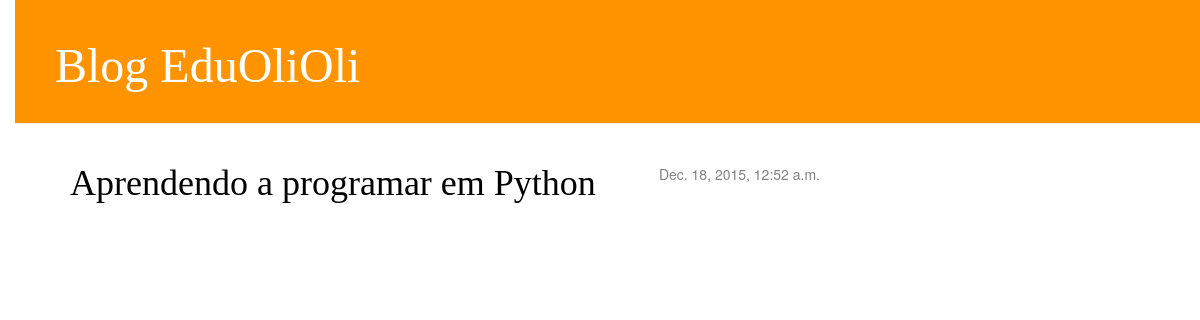
Before: / with the older database file.
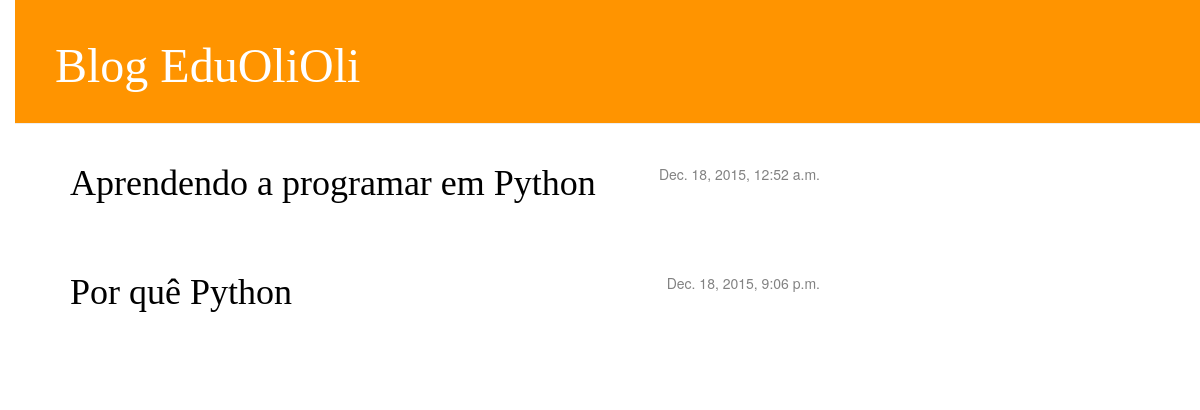
After: the same page with the newer database file.
### blog/views.py (the view)
# urls.py: url(r'^$',views.post_list),
def post_list(request):
    posts = Post.objects.filter(published_date__lte=timezone.now()).order_by('published_date')
    return render(request, 'blog/post_list.html', {'posts': posts})

### blog/templates/blog/post_list.html
{% extends 'blog/base.html' %}
{% block content %}
    {% for post in posts %}
        <div class="post">
            <div class="date">
                {{ post.published_date }}
            </div>
            <h1><a href="{% url 'blog.views.post_detail' pk=post.pk %}">{{ post.title }}</a></h1>
        </div>
    {% endfor %}
{% endblock content %}

### blog/templates/blog/base.html
{% load staticfiles %}
<html>
    <head>
<link rel="stylesheet" href="//maxcdn.bootstrapcdn.com/bootstrap/3.2.0/css/bootstrap.min.css">
        <link rel="stylesheet" href="//maxcdn.bootstrapcdn.com/bootstrap/3.2.0/css/bootstrap-theme.min.css">
        <link rel="stylesheet" href="{% static 'css/blog.css' %}">
    </head>
<body>
<div class="page-header">
    <h1><a href="/">Blog EduOliOli</a></h1>
</div>
<div class="content container">
    <div class="row">
        <div class="col-md-8">
{% block content %}
{% endblock %}
		</div>
	</div>
</div>
</body>
</html>

### blog/static/css/blog.css (style rules this page uses)
h1 a { color: #00BFFF; font-family: 'Lobster'; }
body { padding-left: 15px; }
.page-header { background-color: #ff9400; margin-top: 0; padding: 20px 20px 20px 40px; }
.page-header h1, .page-header h1 a, .page-header h1 a:visited, .page-header h1 a:active { color: #ffffff; font-size: 36pt; text-decoration: none; }
.content { margin-left: 40px; }
h1, h2, h3, h4 { font-family: 'Lobster', cursive; }
.date { float: right; color: #828282; }
.post { margin-bottom: 70px; }
.post h1 a, .post h1 a:visited { color: #000000; }

Changed rows visible on the page:
added Post: published_date "Dec. 18, 2015, 9:06 p.m.", title "Por quê Python"
